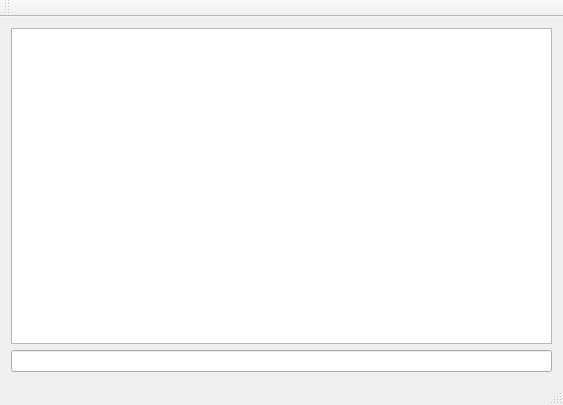
<?xml version="1.0" encoding="UTF-8"?>
<ui version="4.0">
 <class>SymbolBook</class>
 <widget class="QMainWindow" name="SymbolBook">
  <property name="geometry">
   <rect>
    <x>0</x>
    <y>0</y>
    <width>563</width>
    <height>405</height>
   </rect>
  </property>
  <property name="windowTitle">
   <string>SymbolBook</string>
  </property>
  <widget class="QWidget" name="centralWidget">
   <layout class="QVBoxLayout" name="verticalLayout_2">
    <item>
     <layout class="QVBoxLayout" name="verticalLayout">
      <item>
       <widget class="QTableView" name="result_table">
        <property name="showGrid">
         <bool>false</bool>
        </property>
        <property name="wordWrap">
         <bool>false</bool>
        </property>
        <attribute name="horizontalHeaderVisible">
         <bool>false</bool>
        </attribute>
        <attribute name="verticalHeaderVisible">
         <bool>false</bool>
        </attribute>
       </widget>
      </item>
      <item>
       <widget class="QLineEdit" name="input_box"/>
      </item>
     </layout>
    </item>
   </layout>
  </widget>
  <widget class="QMenuBar" name="menuBar">
   <property name="geometry">
    <rect>
     <x>0</x>
     <y>0</y>
     <width>563</width>
     <height>21</height>
    </rect>
   </property>
  </widget>
  <widget class="QToolBar" name="mainToolBar">
   <attribute name="toolBarArea">
    <enum>TopToolBarArea</enum>
   </attribute>
   <attribute name="toolBarBreak">
    <bool>false</bool>
   </attribute>
  </widget>
  <widget class="QStatusBar" name="statusBar"/>
 </widget>
 <layoutdefault spacing="6" margin="11"/>
 <resources/>
 <connections/>
</ui>
